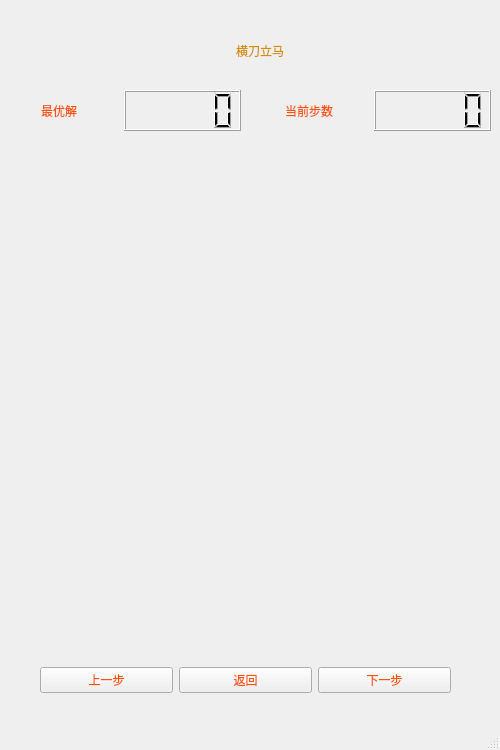
<?xml version="1.0" encoding="UTF-8"?>
<ui version="4.0">
 <class>Solution</class>
 <widget class="QMainWindow" name="Solution">
  <property name="geometry">
   <rect>
    <x>0</x>
    <y>0</y>
    <width>500</width>
    <height>750</height>
   </rect>
  </property>
  <property name="windowTitle">
   <string>MainWindow</string>
  </property>
  <widget class="QWidget" name="centralwidget">
   <widget class="QLabel" name="lab_levelName">
    <property name="geometry">
     <rect>
      <x>140</x>
      <y>20</y>
      <width>240</width>
      <height>61</height>
     </rect>
    </property>
    <property name="styleSheet">
     <string notr="true">border-image:ul();
font: 36pt &quot;华文新魏&quot;;
color: rgb(214, 143, 0);</string>
    </property>
    <property name="text">
     <string>横刀立马</string>
    </property>
    <property name="alignment">
     <set>Qt::AlignCenter</set>
    </property>
   </widget>
   <widget class="QWidget" name="layoutWidget_2">
    <property name="geometry">
     <rect>
      <x>250</x>
      <y>90</y>
      <width>241</width>
      <height>41</height>
     </rect>
    </property>
    <layout class="QHBoxLayout" name="horizontalLayout_5">
     <item>
      <widget class="QLabel" name="lab_present">
       <property name="styleSheet">
        <string notr="true">border-image: url(:/image/btn.jpg);
color: rgb(255, 85, 0);
font: 20pt &quot;华文新魏&quot;;</string>
       </property>
       <property name="text">
        <string>当前步数</string>
       </property>
       <property name="alignment">
        <set>Qt::AlignCenter</set>
       </property>
      </widget>
     </item>
     <item>
      <widget class="QLCDNumber" name="num_present">
       <property name="styleSheet">
        <string notr="true">border-image: url(:/image/btn.jpg);</string>
       </property>
      </widget>
     </item>
    </layout>
   </widget>
   <widget class="QWidget" name="">
    <property name="geometry">
     <rect>
      <x>40</x>
      <y>660</y>
      <width>411</width>
      <height>41</height>
     </rect>
    </property>
    <layout class="QHBoxLayout" name="horizontalLayout">
     <item>
      <widget class="QPushButton" name="btn_lastStep">
       <property name="styleSheet">
        <string notr="true">border-image: url(:/image/btn.jpg);
color: rgb(255, 85, 0);
font: 22pt &quot;华文新魏&quot;;</string>
       </property>
       <property name="text">
        <string>上一步</string>
       </property>
      </widget>
     </item>
     <item>
      <widget class="QPushButton" name="btn_back">
       <property name="styleSheet">
        <string notr="true">border-image: url(:/image/btn.jpg);
color: rgb(255, 85, 0);
font: 22pt &quot;华文新魏&quot;;</string>
       </property>
       <property name="text">
        <string>返回</string>
       </property>
      </widget>
     </item>
     <item>
      <widget class="QPushButton" name="btn_nextStep">
       <property name="styleSheet">
        <string notr="true">border-image: url(:/image/btn.jpg);
color: rgb(255, 85, 0);
font: 22pt &quot;华文新魏&quot;;</string>
       </property>
       <property name="text">
        <string>下一步</string>
       </property>
      </widget>
     </item>
    </layout>
   </widget>
   <widget class="QWidget" name="">
    <property name="geometry">
     <rect>
      <x>0</x>
      <y>90</y>
      <width>241</width>
      <height>41</height>
     </rect>
    </property>
    <layout class="QHBoxLayout" name="horizontalLayout_2">
     <item>
      <widget class="QLabel" name="lab_best">
       <property name="styleSheet">
        <string notr="true">border-image: url(:/image/btn.jpg);
color: rgb(255, 85, 0);
font: 20pt &quot;华文新魏&quot;;</string>
       </property>
       <property name="text">
        <string>最优解</string>
       </property>
       <property name="alignment">
        <set>Qt::AlignCenter</set>
       </property>
      </widget>
     </item>
     <item>
      <widget class="QLCDNumber" name="num_best">
       <property name="styleSheet">
        <string notr="true">border-image: url(:/image/btn.jpg);</string>
       </property>
      </widget>
     </item>
    </layout>
   </widget>
  </widget>
  <widget class="QMenuBar" name="menubar">
   <property name="geometry">
    <rect>
     <x>0</x>
     <y>0</y>
     <width>500</width>
     <height>26</height>
    </rect>
   </property>
  </widget>
  <widget class="QStatusBar" name="statusbar"/>
 </widget>
 <resources/>
 <connections/>
</ui>
